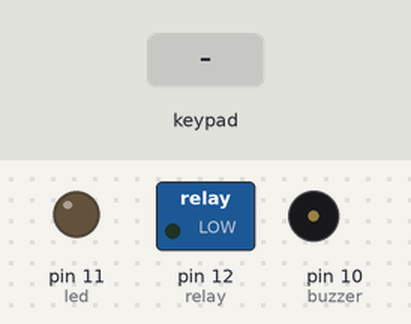
The sketch below on a simulated Arduino Uno, built with avr-gcc and run on an emulated ATmega328P. Parts: switched loads named in the sketch (green lamp = pin HIGH), output pins drawn as LEDs (lit = HIGH), buzzer (waves = sounding, pin HIGH). The inputs (shaded band) are chosen by the test bench. EEPROM starts erased; what the sketch prints to the serial monitor is not drawn.

Above: at 1.2 s.
1.3 s: keypad keys 9 8 7 6 pressed 0.4 s apart
At 4.0 s:
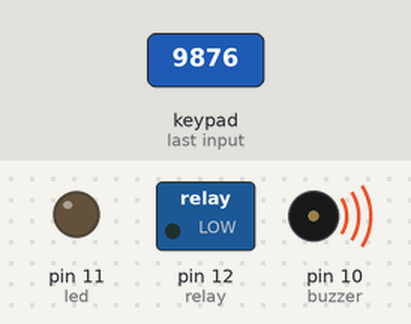
4.4 s: key 'A' pressed
6.2 s: key 'B' pressed
At 7.4 s:
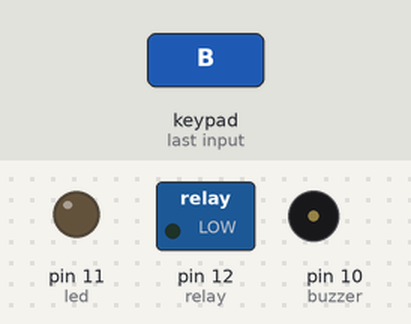
7.7 s: keypad keys 9 8 7 6 # pressed 0.4 s apart
12.1 s: key 'C' pressed
At 13.3 s:
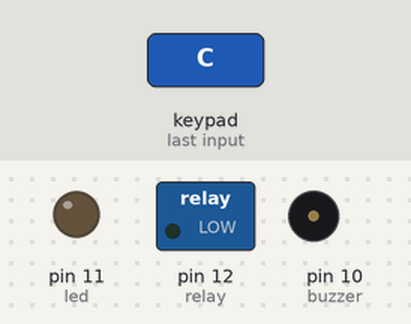
13.6 s: keypad keys 9 8 7 6 * pressed 0.4 s apart
Timing chart, 0 to 19.8 s (numbered marks = the images above; inputs shaded):
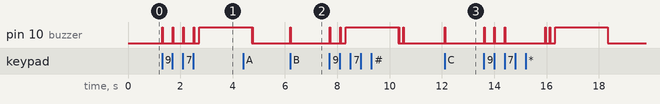

The sketch:

arduino_doorlock.ino
```cpp
#include <Keypad.h>
#include<EEPROM.h>

#define buzzer 10
#define led 11
#define relay 12

char password[4];
char pass[4],pass1[4];
int i=0;
char customKey=0;

const byte ROWS = 4; //four rows
const byte COLS = 4; //four columns

char hexaKeys[ROWS][COLS] = {
  {'1','2','3','A'},
  {'4','5','6','B'},
  {'7','8','9','C'},
  {'*','0','#','D'}
};

byte rowPins[ROWS] = {9, 8, 7, 6}; //connect to the row pinouts of the keypad
byte colPins[COLS] = {5, 4, 3, 2}; //connect to the column pinouts of the keypad

//initialize an instance of class NewKeypad
Keypad customKeypad = Keypad( makeKeymap(hexaKeys), rowPins, colPins, ROWS, COLS);

void setup()
{
  Serial.begin(9600);
  pinMode(led, OUTPUT);
  pinMode(buzzer, OUTPUT);
  pinMode(relay, OUTPUT);
  Serial.println("Masukan Passsword:");
  for(int j=0;j<4;j++)
  EEPROM.write(j, j+49);
  for(int j=0;j<4;j++)
  pass[j]=EEPROM.read(j);
}

void loop()
{
  customKey = customKeypad.getKey();
  if(customKey=='#')
  change();
  if (customKey)
  {
     password[i++]=customKey;
     Serial.print(customKey);
     beep();
  }
  if(i==4)
  {
    delay(200);
    for(int j=0;j<4;j++)
    pass[j]=EEPROM.read(j);
    if(!(strncmp(password, pass,4)))
    {
      digitalWrite(led, HIGH);
      digitalWrite(relay, HIGH);
      beep();
      Serial.println("Password Diterima");
      delay(2000);
      Serial.println(" Tekan # Ganti Password");
      delay(3000);
      Serial.println("Masukan Password: ");
      i=0;
      digitalWrite(led, LOW);
      digitalWrite(relay, LOW);
    }

    else
    {
      digitalWrite(buzzer, HIGH);
      Serial.println("Anda Tidak Memiliki Akses");
      Serial.println("Tekan # Ganti Password");
      delay(2000);
      Serial.println("Masukan Password: ");
      i=0;
      digitalWrite(buzzer, LOW);
    }
  }
}

void change()
{
  int j=0;
  Serial.println("Masukan Password Sebelumnya ");
  while(j<4)
  {
    char key=customKeypad.getKey();
    if(key)
    {
      pass1[j++]=key;
      Serial.print(key);
      beep();
    }
    key=0;
  }
  delay(500);

  if((strncmp(pass1, pass, 4)))
  {
    Serial.println("Password Salah...");
    Serial.println("Silahkan Coba Lagi");
    delay(1000);
  }
  else
  {
    j=0;

  Serial.println("Masukan Password Baru:");
  while(j<4)
  {
    char key=customKeypad.getKey();
    if(key)
    {
      pass[j]=key;
      Serial.print(key);
      EEPROM.write(j,key);
      j++;
      beep();
    }
  }
  Serial.println("Berhasil ");
  delay(1000);
  }
  Serial.println("Masukan Password :");
  customKey=0;
}

void beep()
{
  digitalWrite(buzzer, HIGH);
  delay(20);
  digitalWrite(buzzer, LOW);
}
```

Measured:
- after the input at 1.3 s, pin 10 (buzzer): goes 3 × (HIGH 0.02 s, LOW 0.38 s), HIGH 0.02 s, LOW 0.20 s, then HIGH, starting at once
- after the input at 6.2 s, pin 10 (buzzer): LOW → HIGH at once, → LOW 0.02 s later
- after the input at 12.1 s, pin 10 (buzzer): LOW → HIGH at once, → LOW 0.02 s later
